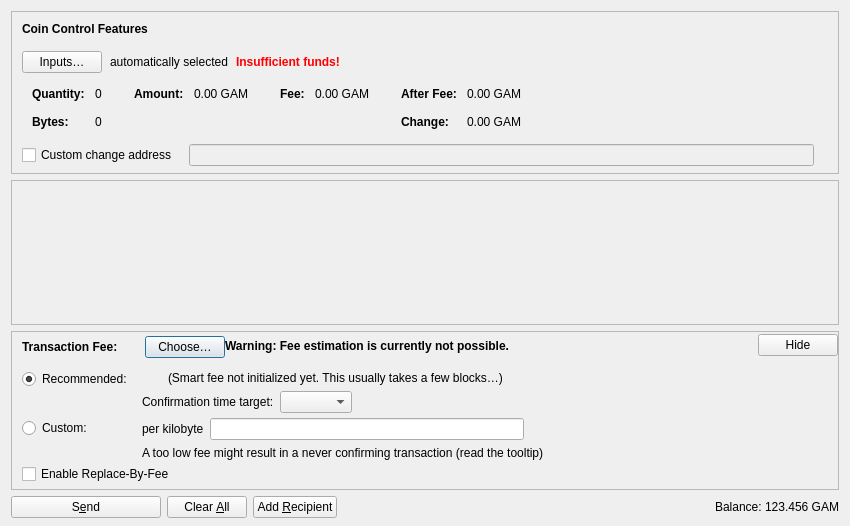
<?xml version="1.0" encoding="UTF-8"?>
<ui version="4.0">
 <class>SendCoinsDialog</class>
 <widget class="QDialog" name="SendCoinsDialog">
  <property name="geometry">
   <rect>
    <x>0</x>
    <y>0</y>
    <width>850</width>
    <height>526</height>
   </rect>
  </property>
  <property name="windowTitle">
   <string>Send Coins</string>
  </property>
  <layout class="QVBoxLayout" name="verticalLayout" stretch="0,1,0,0">
   <property name="bottomMargin">
    <number>8</number>
   </property>
   <item>
    <widget class="QFrame" name="frameCoinControl">
     <property name="sizePolicy">
      <sizepolicy hsizetype="Expanding" vsizetype="Expanding">
       <horstretch>0</horstretch>
       <verstretch>0</verstretch>
      </sizepolicy>
     </property>
     <property name="maximumSize">
      <size>
       <width>16777215</width>
       <height>16777215</height>
      </size>
     </property>
     <property name="frameShape">
      <enum>QFrame::StyledPanel</enum>
     </property>
     <property name="frameShadow">
      <enum>QFrame::Sunken</enum>
     </property>
     <layout class="QVBoxLayout" name="verticalLayoutCoinControl2">
      <property name="spacing">
       <number>0</number>
      </property>
      <property name="leftMargin">
       <number>0</number>
      </property>
      <property name="topMargin">
       <number>0</number>
      </property>
      <property name="rightMargin">
       <number>0</number>
      </property>
      <property name="bottomMargin">
       <number>6</number>
      </property>
      <item>
       <layout class="QVBoxLayout" name="verticalLayoutCoinControl" stretch="0,0,0,0,1">
        <property name="spacing">
         <number>0</number>
        </property>
        <property name="leftMargin">
         <number>10</number>
        </property>
        <property name="topMargin">
         <number>10</number>
        </property>
        <item>
         <layout class="QHBoxLayout" name="horizontalLayoutCoinControl1">
          <property name="bottomMargin">
           <number>15</number>
          </property>
          <item>
           <widget class="QLabel" name="labelCoinControlFeatures">
            <property name="sizePolicy">
             <sizepolicy hsizetype="Preferred" vsizetype="Maximum">
              <horstretch>0</horstretch>
              <verstretch>0</verstretch>
             </sizepolicy>
            </property>
            <property name="font">
             <font>
              <weight>75</weight>
              <bold>true</bold>
             </font>
            </property>
            <property name="styleSheet">
             <string notr="true">font-weight:bold;</string>
            </property>
            <property name="text">
             <string>Coin Control Features</string>
            </property>
           </widget>
          </item>
         </layout>
        </item>
        <item>
         <layout class="QHBoxLayout" name="horizontalLayoutCoinControl2" stretch="0,0,0,0">
          <property name="spacing">
           <number>8</number>
          </property>
          <property name="bottomMargin">
           <number>10</number>
          </property>
          <item>
           <widget class="QPushButton" name="pushButtonCoinControl">
            <property name="styleSheet">
             <string notr="true"/>
            </property>
            <property name="text">
             <string>Inputs…</string>
            </property>
            <property name="autoDefault">
             <bool>false</bool>
            </property>
           </widget>
          </item>
          <item>
           <widget class="QLabel" name="labelCoinControlAutomaticallySelected">
            <property name="text">
             <string>automatically selected</string>
            </property>
            <property name="margin">
             <number>5</number>
            </property>
           </widget>
          </item>
          <item>
           <widget class="QLabel" name="labelCoinControlInsuffFunds">
            <property name="font">
             <font>
              <weight>75</weight>
              <bold>true</bold>
             </font>
            </property>
            <property name="styleSheet">
             <string notr="true">color:red;font-weight:bold;</string>
            </property>
            <property name="text">
             <string>Insufficient funds!</string>
            </property>
            <property name="margin">
             <number>5</number>
            </property>
           </widget>
          </item>
          <item>
           <spacer name="horizontalSpacerCoinControl">
            <property name="orientation">
             <enum>Qt::Horizontal</enum>
            </property>
            <property name="sizeHint" stdset="0">
             <size>
              <width>40</width>
              <height>1</height>
             </size>
            </property>
           </spacer>
          </item>
         </layout>
        </item>
        <item>
         <widget class="QWidget" name="widgetCoinControl" native="true">
          <property name="sizePolicy">
           <sizepolicy hsizetype="Preferred" vsizetype="Preferred">
            <horstretch>0</horstretch>
            <verstretch>0</verstretch>
           </sizepolicy>
          </property>
          <property name="minimumSize">
           <size>
            <width>0</width>
            <height>0</height>
           </size>
          </property>
          <property name="styleSheet">
           <string notr="true"/>
          </property>
          <layout class="QHBoxLayout" name="horizontalLayoutCoinControl5">
           <property name="leftMargin">
            <number>0</number>
           </property>
           <property name="topMargin">
            <number>0</number>
           </property>
           <property name="rightMargin">
            <number>0</number>
           </property>
           <property name="bottomMargin">
            <number>0</number>
           </property>
           <item>
            <layout class="QHBoxLayout" name="horizontalLayoutCoinControl3" stretch="0,0,0,1">
             <property name="spacing">
              <number>20</number>
             </property>
             <property name="topMargin">
              <number>0</number>
             </property>
             <property name="bottomMargin">
              <number>10</number>
             </property>
             <item>
              <layout class="QFormLayout" name="formLayoutCoinControl1">
               <property name="labelAlignment">
                <set>Qt::AlignLeft|Qt::AlignVCenter</set>
               </property>
               <property name="horizontalSpacing">
                <number>10</number>
               </property>
               <property name="verticalSpacing">
                <number>14</number>
               </property>
               <property name="leftMargin">
                <number>10</number>
               </property>
               <property name="topMargin">
                <number>4</number>
               </property>
               <property name="rightMargin">
                <number>6</number>
               </property>
               <item row="0" column="0">
                <widget class="QLabel" name="labelCoinControlQuantityText">
                 <property name="font">
                  <font>
                   <weight>75</weight>
                   <bold>true</bold>
                  </font>
                 </property>
                 <property name="text">
                  <string>Quantity:</string>
                 </property>
                 <property name="margin">
                  <number>0</number>
                 </property>
                </widget>
               </item>
               <item row="0" column="1">
                <widget class="QLabel" name="labelCoinControlQuantity">
                 <property name="cursor">
                  <cursorShape>IBeamCursor</cursorShape>
                 </property>
                 <property name="contextMenuPolicy">
                  <enum>Qt::ActionsContextMenu</enum>
                 </property>
                 <property name="text">
                  <string notr="true">0</string>
                 </property>
                 <property name="margin">
                  <number>0</number>
                 </property>
                 <property name="textInteractionFlags">
                  <set>Qt::LinksAccessibleByMouse|Qt::TextSelectableByKeyboard|Qt::TextSelectableByMouse</set>
                 </property>
                </widget>
               </item>
               <item row="1" column="0">
                <widget class="QLabel" name="labelCoinControlBytesText">
                 <property name="font">
                  <font>
                   <weight>75</weight>
                   <bold>true</bold>
                  </font>
                 </property>
                 <property name="text">
                  <string>Bytes:</string>
                 </property>
                </widget>
               </item>
               <item row="1" column="1">
                <widget class="QLabel" name="labelCoinControlBytes">
                 <property name="cursor">
                  <cursorShape>IBeamCursor</cursorShape>
                 </property>
                 <property name="contextMenuPolicy">
                  <enum>Qt::ActionsContextMenu</enum>
                 </property>
                 <property name="text">
                  <string notr="true">0</string>
                 </property>
                 <property name="textInteractionFlags">
                  <set>Qt::LinksAccessibleByMouse|Qt::TextSelectableByKeyboard|Qt::TextSelectableByMouse</set>
                 </property>
                </widget>
               </item>
              </layout>
             </item>
             <item>
              <layout class="QFormLayout" name="formLayoutCoinControl2">
               <property name="horizontalSpacing">
                <number>10</number>
               </property>
               <property name="verticalSpacing">
                <number>14</number>
               </property>
               <property name="leftMargin">
                <number>6</number>
               </property>
               <property name="topMargin">
                <number>4</number>
               </property>
               <property name="rightMargin">
                <number>6</number>
               </property>
               <item row="0" column="0">
                <widget class="QLabel" name="labelCoinControlAmountText">
                 <property name="font">
                  <font>
                   <weight>75</weight>
                   <bold>true</bold>
                  </font>
                 </property>
                 <property name="text">
                  <string>Amount:</string>
                 </property>
                 <property name="margin">
                  <number>0</number>
                 </property>
                </widget>
               </item>
               <item row="0" column="1">
                <widget class="QLabel" name="labelCoinControlAmount">
                 <property name="cursor">
                  <cursorShape>IBeamCursor</cursorShape>
                 </property>
                 <property name="contextMenuPolicy">
                  <enum>Qt::ActionsContextMenu</enum>
                 </property>
                 <property name="text">
                  <string notr="true">0.00 GAM</string>
                 </property>
                 <property name="textInteractionFlags">
                  <set>Qt::LinksAccessibleByMouse|Qt::TextSelectableByKeyboard|Qt::TextSelectableByMouse</set>
                 </property>
                </widget>
               </item>
              </layout>
             </item>
             <item>
              <layout class="QFormLayout" name="formLayoutCoinControl3">
               <property name="horizontalSpacing">
                <number>10</number>
               </property>
               <property name="verticalSpacing">
                <number>14</number>
               </property>
               <property name="leftMargin">
                <number>6</number>
               </property>
               <property name="topMargin">
                <number>4</number>
               </property>
               <property name="rightMargin">
                <number>6</number>
               </property>
               <item row="0" column="0">
                <widget class="QLabel" name="labelCoinControlFeeText">
                 <property name="font">
                  <font>
                   <weight>75</weight>
                   <bold>true</bold>
                  </font>
                 </property>
                 <property name="text">
                  <string>Fee:</string>
                 </property>
                 <property name="margin">
                  <number>0</number>
                 </property>
                </widget>
               </item>
               <item row="0" column="1">
                <widget class="QLabel" name="labelCoinControlFee">
                 <property name="cursor">
                  <cursorShape>IBeamCursor</cursorShape>
                 </property>
                 <property name="contextMenuPolicy">
                  <enum>Qt::ActionsContextMenu</enum>
                 </property>
                 <property name="text">
                  <string notr="true">0.00 GAM</string>
                 </property>
                 <property name="textInteractionFlags">
                  <set>Qt::LinksAccessibleByMouse|Qt::TextSelectableByKeyboard|Qt::TextSelectableByMouse</set>
                 </property>
                </widget>
               </item>
              </layout>
             </item>
             <item>
              <layout class="QFormLayout" name="formLayoutCoinControl4">
               <property name="labelAlignment">
                <set>Qt::AlignLeft|Qt::AlignVCenter</set>
               </property>
               <property name="horizontalSpacing">
                <number>10</number>
               </property>
               <property name="verticalSpacing">
                <number>14</number>
               </property>
               <property name="leftMargin">
                <number>6</number>
               </property>
               <property name="topMargin">
                <number>4</number>
               </property>
               <property name="rightMargin">
                <number>6</number>
               </property>
               <item row="0" column="0">
                <widget class="QLabel" name="labelCoinControlAfterFeeText">
                 <property name="font">
                  <font>
                   <weight>75</weight>
                   <bold>true</bold>
                  </font>
                 </property>
                 <property name="text">
                  <string>After Fee:</string>
                 </property>
                 <property name="margin">
                  <number>0</number>
                 </property>
                </widget>
               </item>
               <item row="0" column="1">
                <widget class="QLabel" name="labelCoinControlAfterFee">
                 <property name="cursor">
                  <cursorShape>IBeamCursor</cursorShape>
                 </property>
                 <property name="contextMenuPolicy">
                  <enum>Qt::ActionsContextMenu</enum>
                 </property>
                 <property name="text">
                  <string notr="true">0.00 GAM</string>
                 </property>
                 <property name="textInteractionFlags">
                  <set>Qt::LinksAccessibleByMouse|Qt::TextSelectableByKeyboard|Qt::TextSelectableByMouse</set>
                 </property>
                </widget>
               </item>
               <item row="1" column="0">
                <widget class="QLabel" name="labelCoinControlChangeText">
                 <property name="font">
                  <font>
                   <weight>75</weight>
                   <bold>true</bold>
                  </font>
                 </property>
                 <property name="text">
                  <string>Change:</string>
                 </property>
                </widget>
               </item>
               <item row="1" column="1">
                <widget class="QLabel" name="labelCoinControlChange">
                 <property name="cursor">
                  <cursorShape>IBeamCursor</cursorShape>
                 </property>
                 <property name="contextMenuPolicy">
                  <enum>Qt::ActionsContextMenu</enum>
                 </property>
                 <property name="text">
                  <string notr="true">0.00 GAM</string>
                 </property>
                 <property name="textInteractionFlags">
                  <set>Qt::LinksAccessibleByMouse|Qt::TextSelectableByKeyboard|Qt::TextSelectableByMouse</set>
                 </property>
                </widget>
               </item>
              </layout>
             </item>
            </layout>
           </item>
          </layout>
         </widget>
        </item>
        <item>
         <layout class="QHBoxLayout" name="horizontalLayoutCoinControl4" stretch="0,0,0">
          <property name="spacing">
           <number>12</number>
          </property>
          <property name="sizeConstraint">
           <enum>QLayout::SetDefaultConstraint</enum>
          </property>
          <property name="topMargin">
           <number>5</number>
          </property>
          <property name="rightMargin">
           <number>5</number>
          </property>
          <item>
           <widget class="QCheckBox" name="checkBoxCoinControlChange">
            <property name="toolTip">
             <string>If this is activated, but the change address is empty or invalid, change will be sent to a newly generated address.</string>
            </property>
            <property name="text">
             <string>Custom change address</string>
            </property>
           </widget>
          </item>
          <item>
           <widget class="QValidatedLineEdit" name="lineEditCoinControlChange">
            <property name="enabled">
             <bool>false</bool>
            </property>
            <property name="sizePolicy">
             <sizepolicy hsizetype="Expanding" vsizetype="Fixed">
              <horstretch>0</horstretch>
              <verstretch>0</verstretch>
             </sizepolicy>
            </property>
           </widget>
          </item>
          <item>
           <widget class="QLabel" name="labelCoinControlChangeLabel">
            <property name="sizePolicy">
             <sizepolicy hsizetype="Preferred" vsizetype="Expanding">
              <horstretch>0</horstretch>
              <verstretch>0</verstretch>
             </sizepolicy>
            </property>
            <property name="minimumSize">
             <size>
              <width>0</width>
              <height>0</height>
             </size>
            </property>
            <property name="text">
             <string/>
            </property>
            <property name="margin">
             <number>3</number>
            </property>
           </widget>
          </item>
         </layout>
        </item>
        <item>
         <spacer name="verticalSpacerCoinControl">
          <property name="orientation">
           <enum>Qt::Vertical</enum>
          </property>
          <property name="sizeHint" stdset="0">
           <size>
            <width>800</width>
            <height>1</height>
           </size>
          </property>
         </spacer>
        </item>
       </layout>
      </item>
     </layout>
    </widget>
   </item>
   <item>
    <widget class="QScrollArea" name="scrollArea">
     <property name="widgetResizable">
      <bool>true</bool>
     </property>
     <widget class="QWidget" name="scrollAreaWidgetContents">
      <property name="geometry">
       <rect>
        <x>0</x>
        <y>0</y>
        <width>830</width>
        <height>104</height>
       </rect>
      </property>
      <layout class="QVBoxLayout" name="verticalLayout_2" stretch="0,1">
       <property name="leftMargin">
        <number>0</number>
       </property>
       <property name="topMargin">
        <number>0</number>
       </property>
       <property name="rightMargin">
        <number>0</number>
       </property>
       <property name="bottomMargin">
        <number>0</number>
       </property>
       <item>
        <layout class="QVBoxLayout" name="entries">
         <property name="spacing">
          <number>6</number>
         </property>
        </layout>
       </item>
       <item>
        <spacer name="verticalSpacer">
         <property name="orientation">
          <enum>Qt::Vertical</enum>
         </property>
         <property name="sizeHint" stdset="0">
          <size>
           <width>20</width>
           <height>40</height>
          </size>
         </property>
        </spacer>
       </item>
      </layout>
     </widget>
    </widget>
   </item>
   <item>
    <widget class="QFrame" name="frameFee">
     <property name="sizePolicy">
      <sizepolicy hsizetype="Expanding" vsizetype="Expanding">
       <horstretch>0</horstretch>
       <verstretch>0</verstretch>
      </sizepolicy>
     </property>
     <property name="maximumSize">
      <size>
       <width>16777215</width>
       <height>16777215</height>
      </size>
     </property>
     <property name="frameShape">
      <enum>QFrame::StyledPanel</enum>
     </property>
     <property name="frameShadow">
      <enum>QFrame::Sunken</enum>
     </property>
     <layout class="QVBoxLayout" name="verticalLayoutFee1">
      <property name="spacing">
       <number>0</number>
      </property>
      <property name="leftMargin">
       <number>0</number>
      </property>
      <property name="topMargin">
       <number>0</number>
      </property>
      <property name="rightMargin">
       <number>0</number>
      </property>
      <property name="bottomMargin">
       <number>0</number>
      </property>
      <item>
       <layout class="QVBoxLayout" name="verticalLayoutFee2" stretch="0,0,0">
        <property name="spacing">
         <number>0</number>
        </property>
        <property name="leftMargin">
         <number>10</number>
        </property>
        <property name="topMargin">
         <number>0</number>
        </property>
        <item>
         <layout class="QHBoxLayout" name="horizontalLayoutFee1">
          <property name="bottomMargin">
           <number>0</number>
          </property>
          <item>
           <layout class="QVBoxLayout" name="verticalLayoutFee7">
            <property name="spacing">
             <number>0</number>
            </property>
            <item>
             <spacer name="verticalSpacerSmartFee">
              <property name="orientation">
               <enum>Qt::Vertical</enum>
              </property>
              <property name="sizeType">
               <enum>QSizePolicy::Fixed</enum>
              </property>
              <property name="sizeHint" stdset="0">
               <size>
                <width>1</width>
                <height>4</height>
               </size>
              </property>
             </spacer>
            </item>
            <item>
             <layout class="QHBoxLayout" name="horizontalLayoutSmartFee">
              <property name="spacing">
               <number>10</number>
              </property>
              <item>
               <widget class="QLabel" name="labelFeeHeadline">
                <property name="sizePolicy">
                 <sizepolicy hsizetype="Preferred" vsizetype="Maximum">
                  <horstretch>0</horstretch>
                  <verstretch>0</verstretch>
                 </sizepolicy>
                </property>
                <property name="font">
                 <font>
                  <weight>75</weight>
                  <bold>true</bold>
                 </font>
                </property>
                <property name="styleSheet">
                 <string notr="true">font-weight:bold;</string>
                </property>
                <property name="text">
                 <string>Transaction Fee:</string>
                </property>
               </widget>
              </item>
              <item>
               <widget class="QLabel" name="labelFeeMinimized">
                <property name="text">
                 <string/>
                </property>
               </widget>
              </item>
              <item>
               <widget class="QPushButton" name="buttonChooseFee">
                <property name="text">
                 <string>Choose…</string>
                </property>
               </widget>
              </item>
             </layout>
            </item>
            <item>
             <spacer name="verticalSpacer_5">
              <property name="orientation">
               <enum>Qt::Vertical</enum>
              </property>
              <property name="sizeHint" stdset="0">
               <size>
                <width>1</width>
                <height>1</height>
               </size>
              </property>
             </spacer>
            </item>
           </layout>
          </item>
          <item>
           <widget class="QLabel" name="fallbackFeeWarningLabel">
            <property name="toolTip">
             <string>Using the fallbackfee can result in sending a transaction that will take several hours or days (or never) to confirm. Consider choosing your fee manually or wait until you have validated the complete chain.</string>
            </property>
            <property name="font">
            <font>
                <weight>75</weight>
                <bold>true</bold>
            </font>
            </property>
            <property name="text">
             <string>Warning: Fee estimation is currently not possible.</string>
            </property>
            <property name="wordWrap">
             <bool>false</bool>
            </property>
           </widget>
          </item>
          <item>
           <spacer name="horizontalSpacer_4">
            <property name="orientation">
             <enum>Qt::Horizontal</enum>
            </property>
            <property name="sizeType">
             <enum>QSizePolicy::MinimumExpanding</enum>
            </property>
            <property name="sizeHint" stdset="0">
             <size>
              <width>40</width>
              <height>20</height>
             </size>
            </property>
           </spacer>
          </item>
          <item>
           <widget class="QPushButton" name="buttonMinimizeFee">
            <property name="toolTip">
             <string>Hide transaction fee settings</string>
            </property>
            <property name="text">
             <string>Hide</string>
            </property>
           </widget>
          </item>
         </layout>
        </item>
        <item>
         <widget class="QFrame" name="frameFeeSelection">
          <layout class="QVBoxLayout" name="verticalLayoutFee12">
           <property name="spacing">
            <number>0</number>
           </property>
           <property name="leftMargin">
            <number>0</number>
           </property>
           <property name="topMargin">
            <number>0</number>
           </property>
           <property name="rightMargin">
            <number>0</number>
           </property>
           <property name="bottomMargin">
            <number>0</number>
           </property>
           <item>
            <layout class="QGridLayout" name="gridLayoutFee">
             <property name="topMargin">
              <number>10</number>
             </property>
             <property name="bottomMargin">
              <number>4</number>
             </property>
             <property name="horizontalSpacing">
              <number>10</number>
             </property>
             <property name="verticalSpacing">
              <number>4</number>
             </property>
             <item row="1" column="1">
              <layout class="QVBoxLayout" name="verticalLayoutFee8">
               <property name="spacing">
                <number>6</number>
               </property>
               <item>
                <layout class="QHBoxLayout" name="horizontalLayoutFee13">
                 <item>
                  <widget class="QLabel" name="labelCustomPerKilobyte">
                   <property name="toolTip">
                    <string>Specify a custom fee per kB (1,000 bytes) of the transaction's virtual size.

Note:  Since the fee is calculated on a per-byte basis, a fee rate of "100 satoshis per kvB" for a transaction size of 500 virtual bytes (half of 1 kvB) would ultimately yield a fee of only 50 satoshis.</string>
                   </property>
                   <property name="text">
                    <string>per kilobyte</string>
                   </property>
                  </widget>
                 </item>
                 <item>
                  <widget class="GamcoinAmountField" name="customFee"/>
                 </item>
                 <item>
                  <spacer name="horizontalSpacer_6">
                   <property name="orientation">
                    <enum>Qt::Horizontal</enum>
                   </property>
                   <property name="sizeHint" stdset="0">
                    <size>
                     <width>1</width>
                     <height>1</height>
                    </size>
                   </property>
                  </spacer>
                 </item>
                </layout>
               </item>
               <item>
                <layout class="QHBoxLayout" name="horizontalLayoutFee8">
                 <item>
                  <widget class="QLabel" name="labelCustomFeeWarning">
                   <property name="enabled">
                    <bool>true</bool>
                   </property>
                   <property name="toolTip">
                    <string>When there is less transaction volume than space in the blocks, miners as well as relaying nodes may enforce a minimum fee. Paying only this minimum fee is just fine, but be aware that this can result in a never confirming transaction once there is more demand for gamcoin transactions than the network can process.</string>
                   </property>
                   <property name="text">
                    <string>A too low fee might result in a never confirming transaction (read the tooltip)</string>
                   </property>
                  </widget>
                 </item>
                 <item>
                  <spacer name="horizontalSpacer_2">
                   <property name="orientation">
                    <enum>Qt::Horizontal</enum>
                   </property>
                   <property name="sizeHint" stdset="0">
                    <size>
                     <width>1</width>
                     <height>1</height>
                    </size>
                   </property>
                  </spacer>
                 </item>
                </layout>
               </item>
              </layout>
             </item>
             <item row="0" column="0">
              <layout class="QVBoxLayout" name="verticalLayoutFee4" stretch="0,1">
               <item>
                <widget class="QRadioButton" name="radioSmartFee">
                 <property name="text">
                  <string>Recommended:</string>
                 </property>
                 <property name="checked">
                  <bool>true</bool>
                 </property>
                 <attribute name="buttonGroup">
                  <string notr="true">groupFee</string>
                 </attribute>
                </widget>
               </item>
               <item>
                <spacer name="verticalSpacer_2">
                 <property name="orientation">
                  <enum>Qt::Vertical</enum>
                 </property>
                 <property name="sizeHint" stdset="0">
                  <size>
                   <width>1</width>
                   <height>1</height>
                  </size>
                 </property>
                </spacer>
               </item>
              </layout>
             </item>
             <item row="1" column="0">
              <layout class="QVBoxLayout" name="verticalLayoutFee9" stretch="0,1">
               <item>
                <widget class="QRadioButton" name="radioCustomFee">
                 <property name="text">
                  <string>Custom:</string>
                 </property>
                 <attribute name="buttonGroup">
                  <string notr="true">groupFee</string>
                 </attribute>
                </widget>
               </item>
               <item>
                <spacer name="verticalSpacer_6">
                 <property name="orientation">
                  <enum>Qt::Vertical</enum>
                 </property>
                 <property name="sizeHint" stdset="0">
                  <size>
                   <width>1</width>
                   <height>1</height>
                  </size>
                 </property>
                </spacer>
               </item>
              </layout>
             </item>
             <item row="0" column="1">
              <layout class="QVBoxLayout" name="verticalLayoutFee3" stretch="0,0,1">
               <property name="spacing">
                <number>6</number>
               </property>
               <property name="topMargin">
                <number>2</number>
               </property>
               <item>
                <layout class="QHBoxLayout" name="horizontalLayoutFee12">
                 <item>
                  <widget class="QLabel" name="labelSmartFee">
                   <property name="text">
                    <string/>
                   </property>
                  </widget>
                 </item>
                 <item>
                  <widget class="QLabel" name="labelFeeEstimation">
                   <property name="text">
                    <string/>
                   </property>
                  </widget>
                 </item>
                 <item>
                  <widget class="QLabel" name="labelSmartFee2">
                   <property name="text">
                    <string>(Smart fee not initialized yet. This usually takes a few blocks…)</string>
                   </property>
                  </widget>
                 </item>
                 <item>
                  <spacer name="horizontalSpacer_5">
                   <property name="orientation">
                    <enum>Qt::Horizontal</enum>
                   </property>
                   <property name="sizeHint" stdset="0">
                    <size>
                     <width>1</width>
                     <height>1</height>
                    </size>
                   </property>
                  </spacer>
                 </item>
                </layout>
               </item>
               <item>
                <layout class="QHBoxLayout" name="horizontalLayoutFee9">
                 <item>
                  <layout class="QVBoxLayout" name="verticalLayoutFee6">
                   <item>
                    <widget class="QLabel" name="labelSmartFee3">
                     <property name="text">
                      <string>Confirmation time target:</string>
                     </property>
                    </widget>
                   </item>
                  </layout>
                 </item>
                 <item>
                  <layout class="QVBoxLayout" name="verticalLayoutFee5">
                   <property name="rightMargin">
                    <number>30</number>
                   </property>
                   <item>
                    <layout class="QHBoxLayout" name="horizontalLayoutConfTarget">
                     <property name="bottomMargin">
                      <number>0</number>
                     </property>
                     <item>
                      <widget class="QComboBox" name="confTargetSelector"/>
                     </item>
                     <item>
                      <spacer name="horizontalSpacerConfTarget">
                       <property name="orientation">
                        <enum>Qt::Horizontal</enum>
                       </property>
                       <property name="sizeHint" stdset="0">
                        <size>
                         <width>40</width>
                         <height>20</height>
                        </size>
                       </property>
                      </spacer>
                     </item>
                    </layout>
                   </item>
                  </layout>
                 </item>
                </layout>
               </item>
               <item>
                <spacer name="verticalSpacer_4">
                 <property name="orientation">
                  <enum>Qt::Vertical</enum>
                 </property>
                 <property name="sizeHint" stdset="0">
                  <size>
                   <width>1</width>
                   <height>1</height>
                  </size>
                 </property>
                </spacer>
               </item>
              </layout>
             </item>
            </layout>
           </item>
           <item>
            <widget class="QCheckBox" name="optInRBF">
             <property name="text">
              <string>Enable Replace-By-Fee</string>
             </property>
             <property name="toolTip">
              <string>With Replace-By-Fee (BIP-125) you can increase a transaction's fee after it is sent. Without this, a higher fee may be recommended to compensate for increased transaction delay risk.</string>
             </property>
            </widget>
           </item>
          </layout>
         </widget>
        </item>
        <item>
         <spacer name="verticalSpacerFee">
          <property name="orientation">
           <enum>Qt::Vertical</enum>
          </property>
          <property name="sizeHint" stdset="0">
           <size>
            <width>40</width>
            <height>5</height>
           </size>
          </property>
         </spacer>
        </item>
       </layout>
      </item>
     </layout>
    </widget>
   </item>
   <item>
    <layout class="QHBoxLayout" name="horizontalLayout">
     <item>
      <widget class="QPushButton" name="sendButton">
       <property name="minimumSize">
        <size>
         <width>150</width>
         <height>0</height>
        </size>
       </property>
       <property name="toolTip">
        <string>Confirm the send action</string>
       </property>
       <property name="text">
        <string>S&amp;end</string>
       </property>
       <property name="icon">
        <iconset resource="../gamcoin.qrc">
         <normaloff>:/icons/send</normaloff>:/icons/send</iconset>
       </property>
       <property name="autoDefault">
        <bool>false</bool>
       </property>
       <property name="default">
        <bool>false</bool>
       </property>
      </widget>
     </item>
     <item>
      <widget class="QPushButton" name="clearButton">
       <property name="sizePolicy">
        <sizepolicy hsizetype="Minimum" vsizetype="Fixed">
         <horstretch>0</horstretch>
         <verstretch>0</verstretch>
        </sizepolicy>
       </property>
       <property name="toolTip">
        <string>Clear all fields of the form.</string>
       </property>
       <property name="text">
        <string>Clear &amp;All</string>
       </property>
       <property name="icon">
        <iconset resource="../gamcoin.qrc">
         <normaloff>:/icons/remove</normaloff>:/icons/remove</iconset>
       </property>
       <property name="autoDefault">
        <bool>false</bool>
       </property>
      </widget>
     </item>
     <item>
      <widget class="QPushButton" name="addButton">
       <property name="toolTip">
        <string>Send to multiple recipients at once</string>
       </property>
       <property name="text">
        <string>Add &amp;Recipient</string>
       </property>
       <property name="icon">
        <iconset resource="../gamcoin.qrc">
         <normaloff>:/icons/add</normaloff>:/icons/add</iconset>
       </property>
       <property name="autoDefault">
        <bool>false</bool>
       </property>
      </widget>
     </item>
     <item>
      <spacer name="horizontalSpacer">
       <property name="orientation">
        <enum>Qt::Horizontal</enum>
       </property>
       <property name="sizeHint" stdset="0">
        <size>
         <width>40</width>
         <height>20</height>
        </size>
       </property>
      </spacer>
     </item>
     <item>
      <layout class="QHBoxLayout" name="horizontalLayout_2">
       <property name="spacing">
        <number>3</number>
       </property>
       <item>
        <widget class="QLabel" name="labelBalanceName">
         <property name="sizePolicy">
          <sizepolicy hsizetype="Preferred" vsizetype="Fixed">
           <horstretch>0</horstretch>
           <verstretch>0</verstretch>
          </sizepolicy>
         </property>
         <property name="text">
          <string>Balance:</string>
         </property>
        </widget>
       </item>
       <item>
        <widget class="QLabel" name="labelBalance">
         <property name="sizePolicy">
          <sizepolicy hsizetype="Preferred" vsizetype="Fixed">
           <horstretch>0</horstretch>
           <verstretch>0</verstretch>
          </sizepolicy>
         </property>
         <property name="cursor">
          <cursorShape>IBeamCursor</cursorShape>
         </property>
         <property name="text">
          <string notr="true">123.456 GAM</string>
         </property>
         <property name="textInteractionFlags">
          <set>Qt::LinksAccessibleByMouse|Qt::TextSelectableByKeyboard|Qt::TextSelectableByMouse</set>
         </property>
        </widget>
       </item>
      </layout>
     </item>
    </layout>
   </item>
  </layout>
 </widget>
 <customwidgets>
  <customwidget>
   <class>QValidatedLineEdit</class>
   <extends>QLineEdit</extends>
   <header>qt/qvalidatedlineedit.h</header>
  </customwidget>
  <customwidget>
   <class>GamcoinAmountField</class>
   <extends>QLineEdit</extends>
   <header>qt/gamcoinamountfield.h</header>
   <container>1</container>
  </customwidget>
 </customwidgets>
 <resources>
  <include location="../gamcoin.qrc"/>
 </resources>
 <connections/>
 <buttongroups>
  <buttongroup name="groupFee"/>
 </buttongroups>
</ui>
